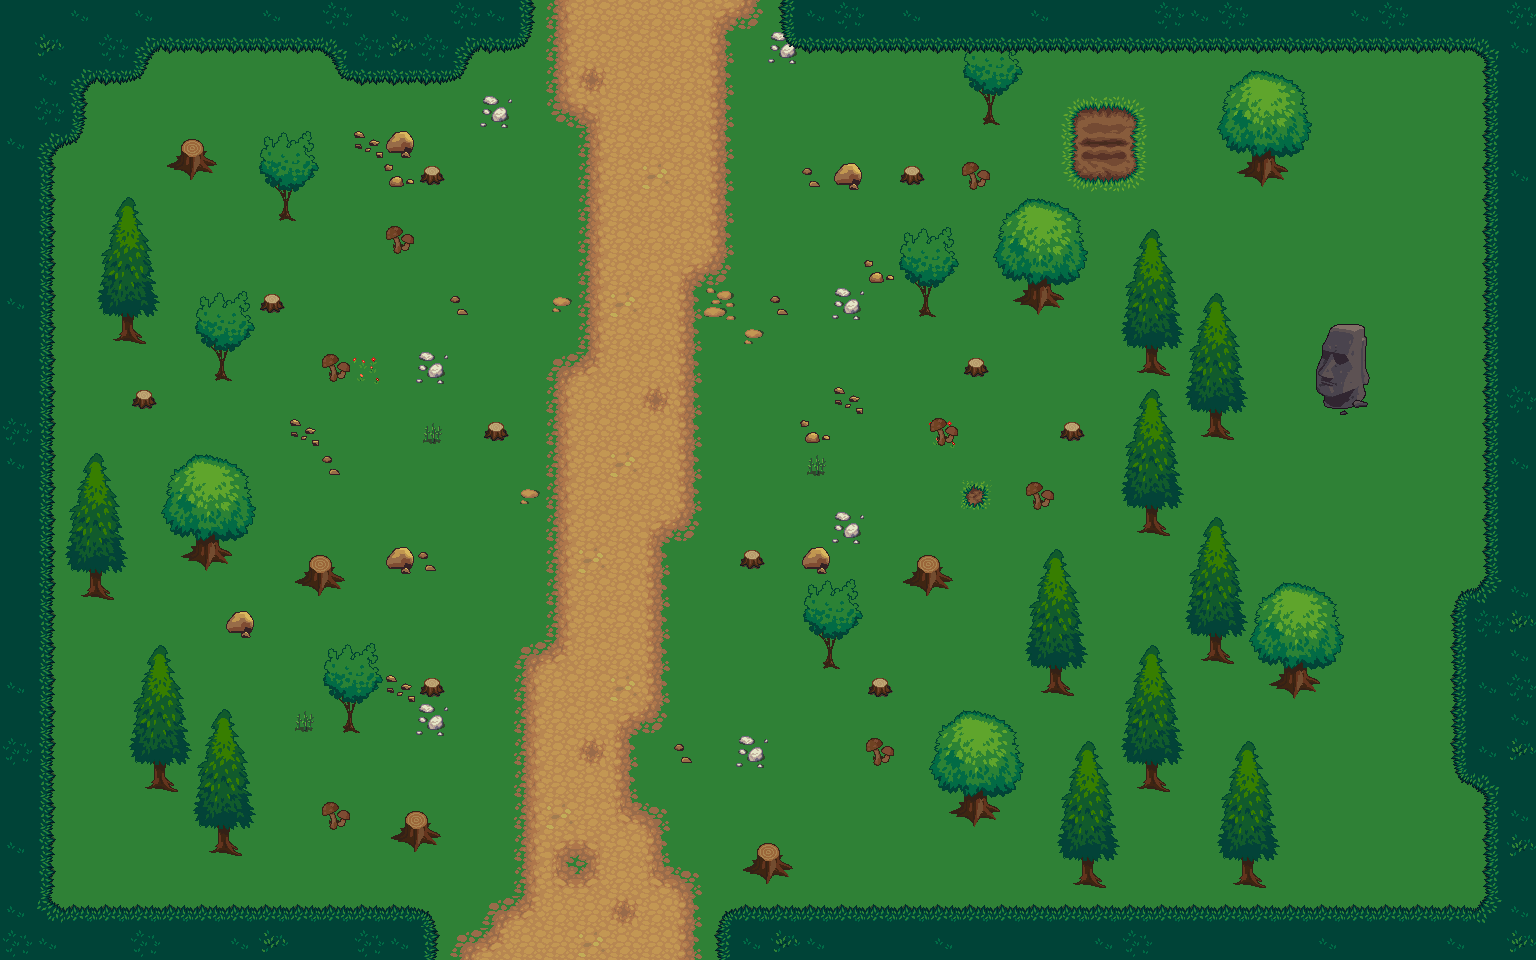

A level layout from a 2D game, rendered from its tile map. Below: a short description, then the map file with tile-grid data replaced by summaries:
An orthogonal 48x30 tile map with 32x32 px tiles, 4 tile layers (Ground, Walls / Objects, Collectables, Top).

<map version="1.0" tiledversion="1.0.3" orientation="orthogonal" renderorder="right-down" width="48" height="30" tilewidth="32" tileheight="32" nextobjectid="1">
 <tileset firstgid="1" source="terrain_atlas.tsx" />
 <layer name="Ground" width="48" height="30">
  <data>[1440 cells, 1440 non-empty, 2 distinct tile ids]</data>
 </layer>
 <layer name="Walls / Objects" width="48" height="30">
  <data>[1440 cells, 1440 non-empty, 58 distinct tile ids]</data>
 </layer>
 <layer name="Collectables" width="48" height="30">
  <data>[1440 cells, 1440 non-empty, 4 distinct tile ids]</data>
 </layer>
 <layer name="Top" width="48" height="30">
  <data>[1440 cells, 332 non-empty, 29 distinct tile ids]</data>
 </layer>
</map>
